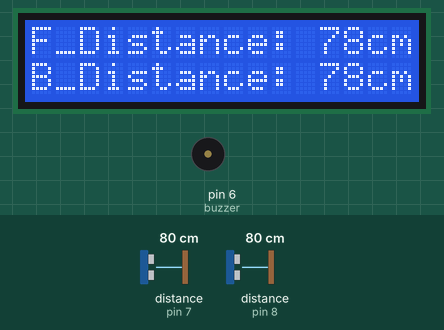
A sketch run on a simulated Arduino Uno, built with avr-gcc and run on an emulated ATmega328P. Shown: 16×2 character LCD, buzzer (waves = sounding, pin HIGH). Wiring (inferred from the names in the program): 2 × ultrasonic range finder: trigger pin 9, echo pin 8 / trigger pin 10, echo pin 7. The test bench sets the inputs (shaded band); at power-on: distance to the obstacle (sensors on pin 8, pin 7) 80 cm. The echo pulse lasts 58.3 µs per cm; pins used as bus, display or sensor lines are not drawn; what the sketch prints to the serial monitor is not drawn.

Above: at 1.2 s.
1.3 s: distance to the obstacle (sensor on pin 8) set to 19 cm
At 2.2 s:
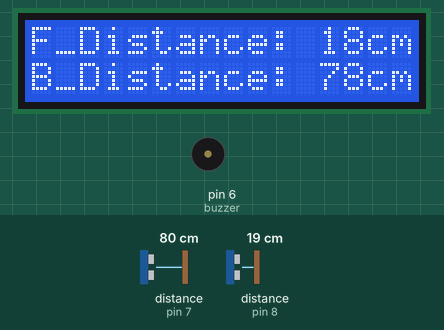
3.1 s: distance to the obstacle (sensor on pin 8) set to 15 cm
At 5.4 s:
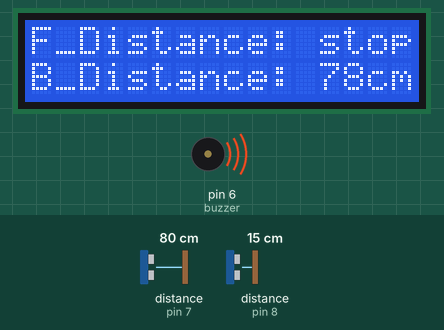
6.2 s: distance to the obstacle (sensor on pin 7) set to 18 cm
At 9.0 s:
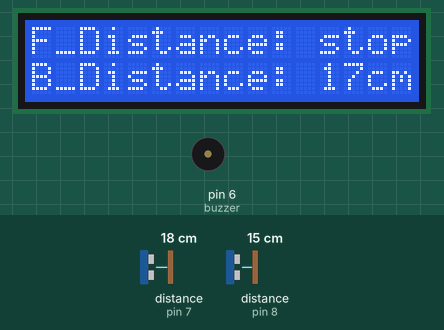
9.3 s: distance to the obstacle (sensor on pin 7) set to 35 cm
At 12.3 s:
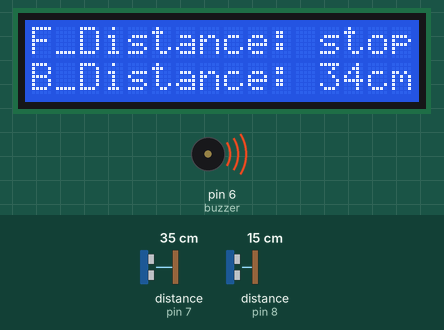
12.4 s: distance to the obstacle (sensor on pin 7) set to 60 cm
At 15.4 s:
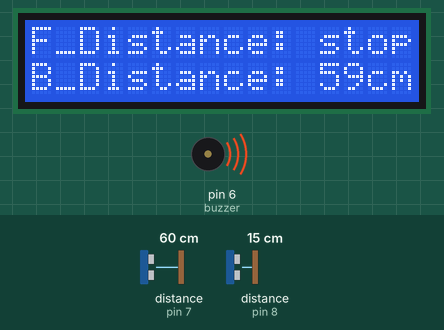
15.5 s: distance to the obstacle (sensor on pin 8) set to 120 cm
At 17.1 s:
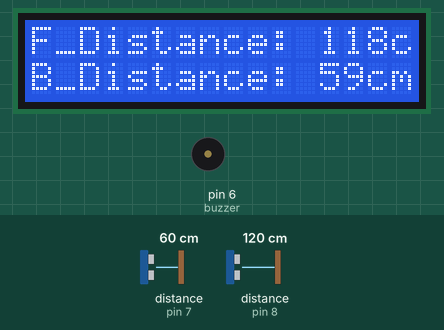
Timing chart, 0 to 18.6 s (numbered marks = the images above; inputs shaded):
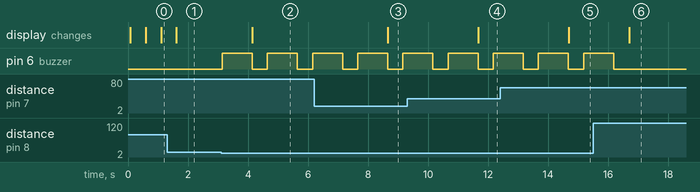

Measured:
- the behaviour switches between 17 and 16 cm on distance to the obstacle (sensor on pin 8) (found by bisection; images 1 and 2)
- after the input at 1.3 s, the display: changes after 0.31 s (image 1)
- after the input at 3.1 s, pin 6 (buzzer): alternates HIGH for 1.0 s and LOW for 0.51 s, starting at once; the display: changes after 1.0 s (image 2)
- after the input at 6.2 s, the display: changes after 2.5 s (image 3)
- after the input at 9.3 s, the display: changes after 2.4 s (image 4)
- after the input at 12.4 s, the display: changes after 2.3 s (image 5)
- after the input at 15.5 s, pin 6 (buzzer): goes on until 16.2 s, then stays LOW; the display: changes after 1.2 s (image 6)

The sketch:

parkingsensor.ino
```cpp
#include <LiquidCrystal.h>
#define trigPin1 10
#define trigPin 9
#define echoPin 8
#define echoPin1 7
#define buzzer 6
long duration;
int distancef;
int distanceb;
// initialize the library with the numbers of the interface pins
//LiquidCrystal lcd(rs, en, d4, d5, d6, d7);
LiquidCrystal lcd(12, 11, 5, 4, 3, 2);
void setup() {
 // set up the LCD's number of columns and rows:
 pinMode(trigPin, OUTPUT); // Sets the trigPin as an Output
 pinMode(echoPin, INPUT); // Sets the echoPin as an Input
 pinMode(trigPin1, OUTPUT); // Sets the trigPin as an Output
 pinMode(echoPin1, INPUT); // Sets the echoPin as an Input
 pinMode(buzzer, OUTPUT); // Sets buzzer as an output
 Serial.begin(9600); // Starts the serial communication
 lcd.begin(16, 2); // Starts the lcd
 lcd.print("F_Distance:");
 lcd.setCursor(0, 1);
 lcd.print("B_Distance:");
 lcd.setCursor(0, 1);
}
void loop() {
 //Code For measuring forward distance

 digitalWrite(trigPin, LOW);
 delayMicroseconds(10);
 // Sets the trigPin on HIGH state for 10 micro seconds
 digitalWrite(trigPin, HIGH);
 delayMicroseconds(10);
 digitalWrite(trigPin, LOW);
 // Reads the echoPin, returns the sound wave travel time in microseconds
 duration = pulseIn(echoPin, HIGH);
 // Calculating the distance
 distancef = (duration * 0.034 / 2);
 // Prints the distance on the Serial Monitor
 Serial.print("Distance: ");
 Serial.print(distancef);
 Serial.println(" cm");
 //Code for measuring backward distance
 digitalWrite(trigPin1, LOW);
 delayMicroseconds(10);
 // Sets the trigPin on HIGH state for 10 micro seconds
 digitalWrite(trigPin1, HIGH);
 delayMicroseconds(10);
 digitalWrite(trigPin1, LOW);
 // Reads the echoPin, returns the sound wave travel time in microseconds
 duration = pulseIn(echoPin1, HIGH);
 // Calculating the distance
 distanceb = (duration * 0.034 / 2);
 // Prints the distance on the Serial Monitor
 Serial.print("Distance: ");
 Serial.print(distanceb);
  Serial.println(" cm");
 // Logic behind this code

 if(distancef > 15)
 {
 lcd.setCursor(12, 0);
 lcd.print(distancef);
 lcd.print("cm");
 }
 else
 {
 digitalWrite(buzzer,HIGH);
 delay(1000);
 digitalWrite(buzzer,LOW);
 lcd.setCursor(12, 0);
 lcd.print("stop");
 Serial.print("stop ");
 }
 if(distanceb > 15)
 {
 lcd.setCursor(12, 1);
 lcd.print(distanceb);
 lcd.print("cm");
 }
 else
 {
 digitalWrite(buzzer,HIGH);
 delay(1000);
 digitalWrite(buzzer,LOW);
 lcd.setCursor(12, 1);
 lcd.print("stop");
 }
  if(distancef < 15 && distanceb < 15)
 {
 digitalWrite(buzzer,HIGH);
 delay(1000);
 digitalWrite(buzzer,LOW);
 lcd.setCursor(12, 1);
 lcd.print("stop");
 lcd.setCursor(12, 0);
 lcd.print("stop");
 }
 delay(500);
}
```
